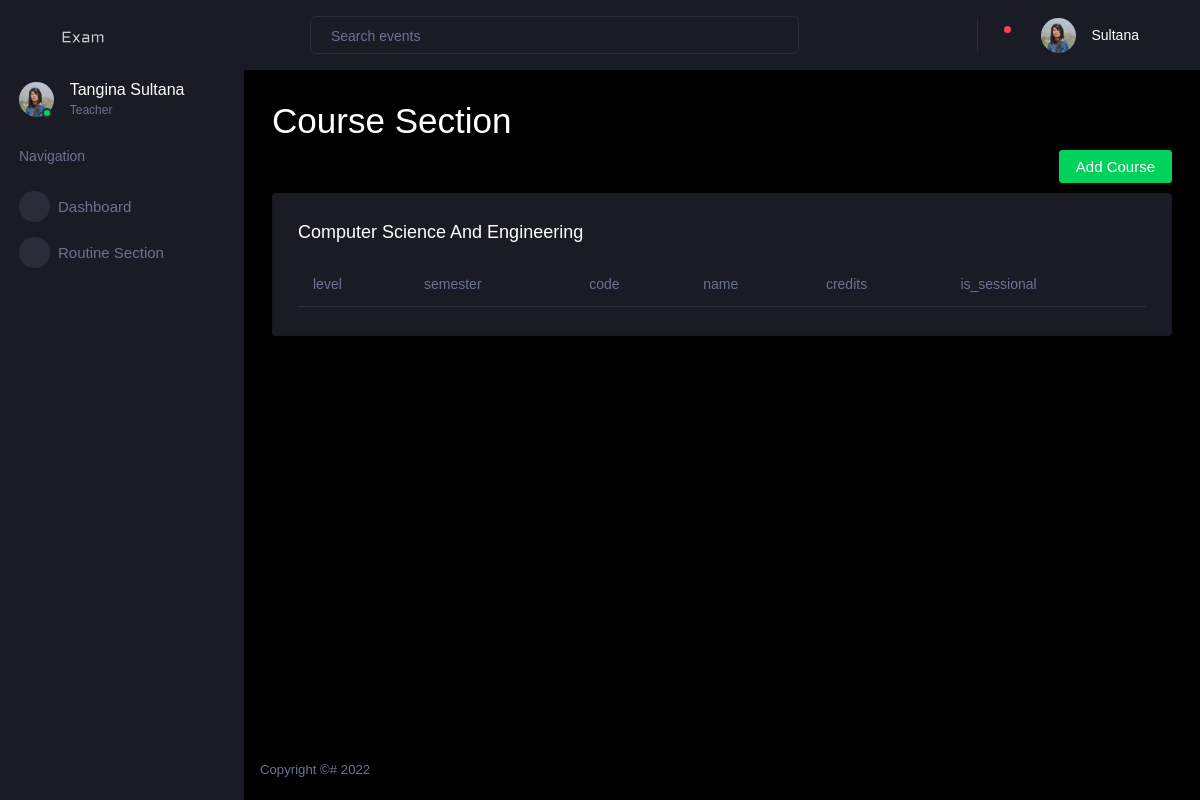
Page /user/course-section (signed in) on the committed database.
### account/models.py (models this page shows, shortened)
class Teacher(models.Model):
    user = models.OneToOneField(
        User, on_delete=models.CASCADE, primary_key=True)
    title = models.CharField(max_length=255, null=False,
                             choices=TEACHER_TITLE_CHOICES, default='None')
    contact_number = models.CharField(null=False, unique=True, max_length=255)
    profile_picture = models.ImageField(
        upload_to=get_profile_pictures_directory, blank=True, null=True)
    department = models.ForeignKey(Department, on_delete=models.DO_NOTHING)
    is_available = models.BooleanField(default=True)
    total_creadits = models.DecimalField(
        max_digits=10, decimal_places=2, default=0)

### dashboard/models.py (models this page shows, shortened)
class Faculty(models.Model):
    name = models.CharField(max_length=255, null=False)

### dashboard/views.py (the view)
# urls.py: path('course-section', course_page, name='course-section'),
def course_page(request):
    context = get_context(request)
    return render(request, 'course-section.html', context)

### account/models.py (called while the page is built)
    def __str__(self) -> str:
        return self.messages

### dashboard/models.py (called while the page is built)
    def __str__(self) -> str:
        return self.name

### dashboard/views.py (called while the page is built)
def is_dean(user):
    try:
        teacher = Teacher.objects.get(user=user)
    except Teacher.DoesNotExist:
        return None
    deans = Dean.objects.filter(teacher=teacher).order_by('-joined')[:1]
    if len(deans) != 1:
        return None
    return deans[0]

def is_staff(user):
    try:
        staff = Staff.objects.get(user=user)
    except Staff.DoesNotExist:
        return None
    return staff

def is_teacher(user):
    try:
        teacher = Teacher.objects.get(user=user)
    except Teacher.DoesNotExist:
        return None
    return teacher

def is_student(user):
    try:
        student = Student.objects.get(user=user)
    except Student.DoesNotExist:
        return None
    return student

def get_exams(approved_routines, teacher=None):
    past = []
    current = []
    upcomming = []
    today = date.today()
    for routine in approved_routines:
        exams = routine.exam_set.all()
        if teacher:
            exams = filter(lambda exam: teacher in exam.examiners.all()
                           or teacher == exam.supervisor, exams)
        for exam in exams:
            if exam.exam_date == today:
                current.append(exam)
            elif exam.exam_date < today:
                past.append(exam)
            else:
                upcomming.append(exam)
    return current, past, upcomming

def get_notification(user):
    return Notification.objects.filter(user=user, marked_read=False).all()

### dashboard/templates/course-section.html (shortened to what this page needs)
{% extends "dashboard-base.html" %}
{% load static %}
{% block content %}
<h1>Course Section</h1>
<div class="create-new">
  <a class="nav-link btn btn-success create-new-button"  href="{% url 'add-course' %}" >
    Add Course
  </a>
</div>
  <div class="row">
    <div class="col-12 grid-margin">
      <div class="card">
        <div class="card-body">
          <h4 class="card-title">{{ faculty.name }}</h4>
          <div class="table-responsive">
            <table class="table">
              <thead>
                <tr>
                  <th>level</th>
                  <th>semester</th>
                  <th>code</th>
                  <th>name</th>
                  <th>credits</th>
                  <th>is_sessional</th>
                </tr>
              </thead>
            </table>
          </div>
        </div>
      </div>
    </div>
  </div>
{% endblock content %}

### dashboard/templates/dashboard-base.html (shortened to what this page needs)
{% load static %}
<!DOCTYPE html>
<html lang="en">
<head>
  <link rel="stylesheet" href="{% static 'dashboard/vendors/mdi/css/materialdesignicons.min.css' %}" />
  <link rel="stylesheet" href="{% static 'dashboard/vendors/css/vendor.bundle.base.css' %}" />
  <link rel="stylesheet" href="{% static 'dashboard/vendors/jvectormap/jquery-jvectormap.css' %}" />
  <link rel="stylesheet" href="{% static 'dashboard/vendors/flag-icon-css/css/flag-icon.min.css' %}" />
  <link rel="stylesheet" href="{% static 'dashboard/vendors/owl-carousel-2/owl.carousel.min.css' %}" />
  <link rel="stylesheet" href="{% static 'dashboard/vendors/owl-carousel-2/owl.theme.default.min.css' %}" />
  <link rel="stylesheet" href="{% static 'dashboard/css/style.css' %}" />
</head>
<body>
  <div class="container-scroller">
    <nav class="sidebar sidebar-offcanvas" id="sidebar">
      <div class="sidebar-brand-wrapper d-none d-lg-flex align-items-center justify-content-center fixed-top">
        <a class="sidebar-brand brand-logo" href="#">
          <img src="{% static 'dashboard/images/logo.svg' %}" alt="logo" />
        </a>
      </div>
      <ul class="nav">
        <li class="nav-item profile">
          <div class="profile-desc">
            <div class="profile-pic">
              <div class="count-indicator">
                {% if user.profile_picture %}
                <img class="img-xs rounded-circle" src="{{ user.profile_picture.url }}" />
                {% else %}
                <img class="img-xs rounded-circle" src="{% static 'dashboard/images/dummy.png' %}" />
                {% endif %}
                <span class="count bg-success"></span>
              </div>
              <div class="profile-name">
                <h5 class="mb-0 font-weight-normal">
                  {% if is_student %}
                    {{ student.user.first_name }} {{ student.user.last_name }}
                  {% else %}
                    {{ user.user.first_name }} {{ user.user.last_name }}
                  {% endif %}
                </h5>
                <span>
                  {% if if_staff %}
                  Staff
                  {% elif if_dean %}
                  Dean
                  {% elif is_student %}
                  Student
                  {% else %}
                  Teacher
                  {% endif %}
                </span>
              </div>
            </div>
          </div>
        </li>
        <li class="nav-item nav-category">
          <span class="nav-link">Navigation</span>
        </li>
        <li class="nav-item menu-items">
          <a class="nav-link" href="{% url 'dashboard-page' %}">
            <span class="menu-icon">
              <i class="mdi mdi-speedometer"></i>
            </span>
            <span class="menu-title">Dashboard</span>
          </a>
        </li>
        {% if not is_student %}
          {% if not is_staff %}
          <li class="nav-item menu-items">
            <a class="nav-link" href="{% url 'routine-section' %}">
              <span class="menu-icon">
                <i class="mdi mdi-chart-bar"></i>
              </span>
              <span class="menu-title">Routine Section</span>
            </a>
          </li>
          {% endif %}
        {% endif %}
      </ul>
    </nav>
    <div class="container-fluid page-body-wrapper">
      <nav class="navbar p-0 fixed-top d-flex flex-row">
        <div class="navbar-menu-wrapper flex-grow d-flex align-items-stretch">
          <button class="navbar-toggler navbar-toggler align-self-center" type="button" data-toggle="minimize">
            <span class="mdi mdi-menu"></span>
          </button>
          <ul class="navbar-nav w-100">
            <li class="nav-item w-100">
              <form class="nav-link mt-2 mt-md-0 d-none d-lg-flex search" method="post"
                action="{% url 'search-page' %}">
                <input type="text" name="search" class="form-control" placeholder="Search events" />
              </form>
            </li>
          </ul>
          <ul class="navbar-nav navbar-nav-right">
            <li class="nav-item dropdown border-left">
              <a class="nav-link count-indicator dropdown-toggle" id="notificationDropdown" href="#"
                data-toggle="dropdown">
                <i class="mdi mdi-bell"></i>
                {% if notifications|length > 0 %}
                <span class="count bg-danger"></span>
                {% endif %}
              </a>
            </li>
            <li class="nav-item dropdown">
              <a class="nav-link" id="profileDropdown" href="#" data-toggle="dropdown">
                <div class="navbar-profile">
                  {% if user.profile_picture %}
                  <img class="img-xs rounded-circle" src="{{ user.profile_picture.url }}" />
                  {% else %}
                  <img class="img-xs rounded-circle" src="{% static 'dashboard/images/dummy.png' %}" />
                  {% endif %}
                  <p class="mb-0 d-none d-sm-block navbar-profile-name">
                    {{ user.user.last_name }}
                  </p>
                  <i class="mdi mdi-menu-down d-none d-sm-block pl-3"></i>
                </div>
              </a>
            </li>
          </ul>
        </div>
      </nav>
      <div class="main-panel">
        <div class="content-wrapper">
          {% block content %}{% endblock %}
        </div>
        <footer class="footer">
          <div class="d-sm-flex justify-content-center justify-content-sm-between">
            <span class="text-muted d-block text-center text-sm-left d-sm-inline-block">Copyright ©# 2022</span>
          </div>
        </footer>
      </div>
    </div>
  </div>
</body>
</html>

### rows in the picture
Teacher: profile_picture (picture), user.first_name "Tangina", user.last_name "Sultana"
Faculty: name "Computer Science And Engineering"
